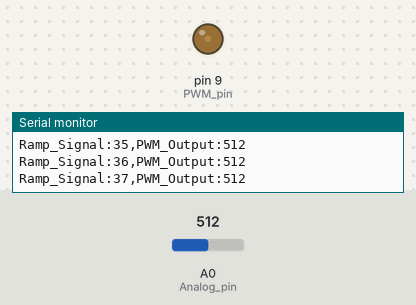
Simulated run of this sketch. Board: Arduino Uno, built with avr-gcc and run on an emulated ATmega328P. Parts: output pins drawn as LEDs (lit = HIGH), the last lines printed to the serial monitor. The inputs (shaded band) are chosen by the test bench; at power-on: A0 (Analog_pin) = 512.

Above: at 1.2 s.
1.3 s: A0 (Analog_pin) set to 104
At 3.37 s:
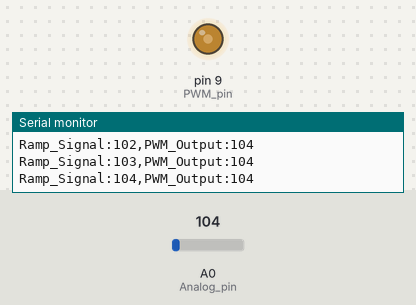
4.3 s: A0 (Analog_pin) set to 91
At 5.02 s:
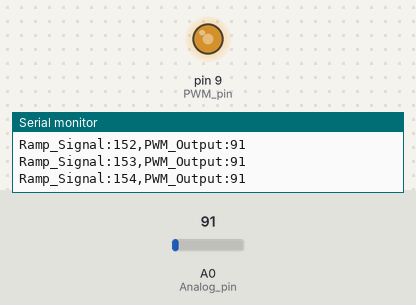
7.3 s: A0 (Analog_pin) set to 1023
At 8.42 s:
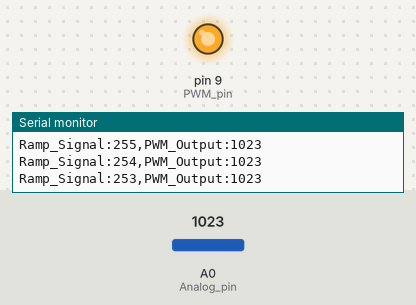
Timing chart, 0 to 16.3 s (numbered marks = the images above; inputs shaded):
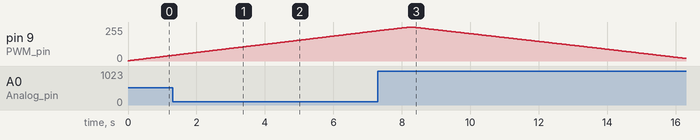

Measured:
- the behaviour switches between 100 and 99 on A0 (Analog_pin) (found by bisection; images 1 and 2)
- by itself, pin 9 (PWM_pin): rises from 227/255 to 255/255 in 0.93 s, then falls to 19/255 in 8.1 s

The sketch:

Triangular_PWM.ino
```cpp
const int PWM_pin = 9; // PWM pin
const int Range = 255; // Number of steps for the triangular wave
const int Time = 4; // Delay between steps (controls frequency)
const int Analog_pin = A0; // Analog input pin

void setup() {
  // Initialize pin 9 as an OUTPUT
  pinMode(PWM_pin, OUTPUT);
  // Starting the serial communication for monitoring
  Serial.begin(9600);
}

void loop() {
  // Generate triangular wave (ramp up)
  for (int i = 0; i <= Range; i++) {
    analogWrite(PWM_pin, i); // Set PWM value

    // Read the value from A0
    int Sensor_value = analogRead(Analog_pin);

    // Print both the PWM value and A0 reading to Serial Plotter
    Serial.print("Ramp_Signal:");
    Serial.print(i); // PWM value for pin 9
    Serial.print(",PWM_Output:");
    Serial.println(Sensor_value); // Analog value from A0

    delay(Time); // Delay to control the frequency
  }

  // Generate triangular wave (ramp down)
  for (int i = Range; i >= 0; i--) {
    analogWrite(PWM_pin, i); // Set PWM value

    // Read the value from A0
    int Sensor_value = analogRead(Analog_pin);

    // Print both the PWM value and A0 reading to Serial Plotter
    Serial.print("Ramp_Signal:");
    Serial.print(i); // PWM value for pin 9
    Serial.print(",PWM_Output:");
    Serial.println(Sensor_value); // Analog value from A0

    delay(Time); // Delay to control the frequency
  }
}
```
